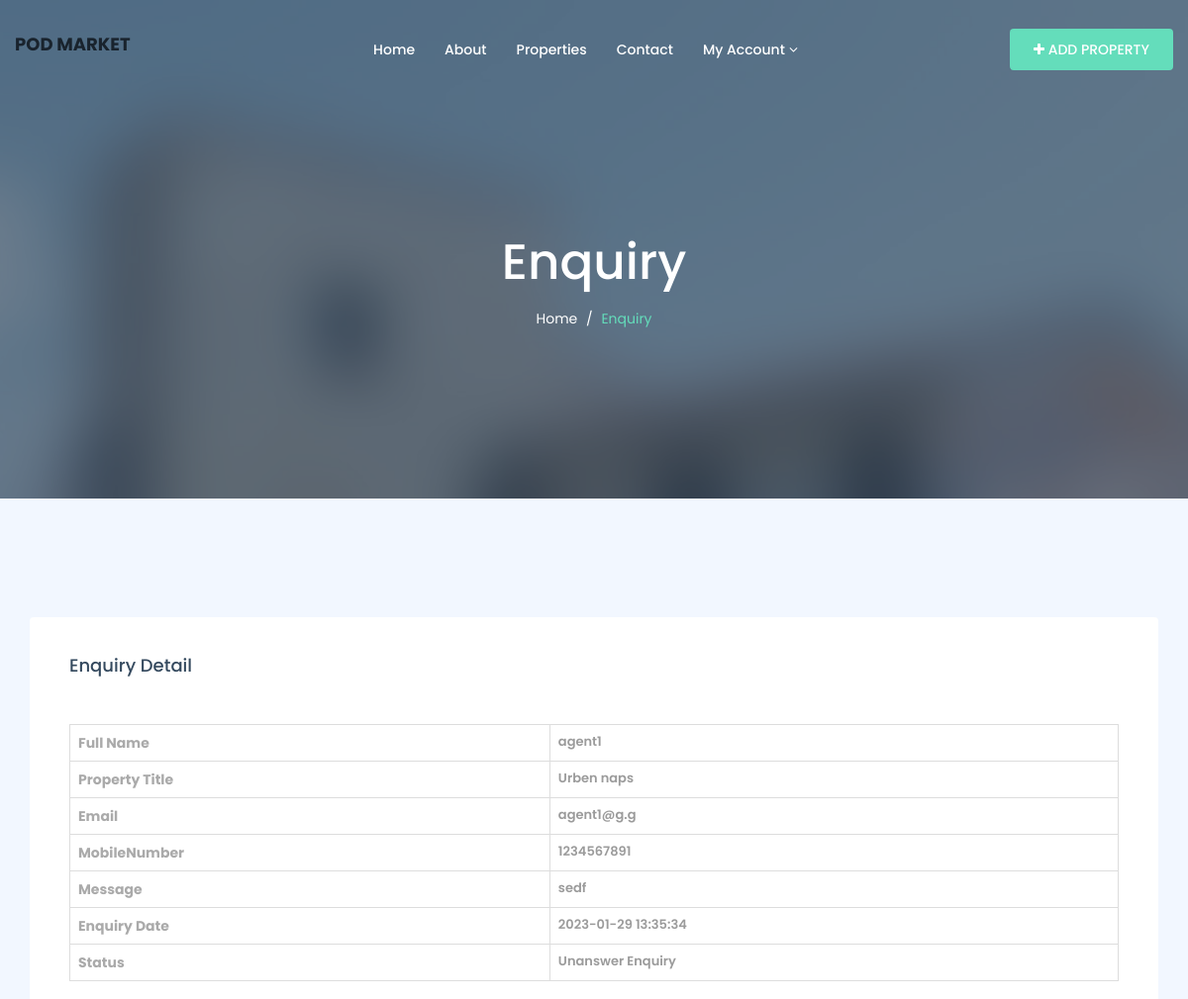
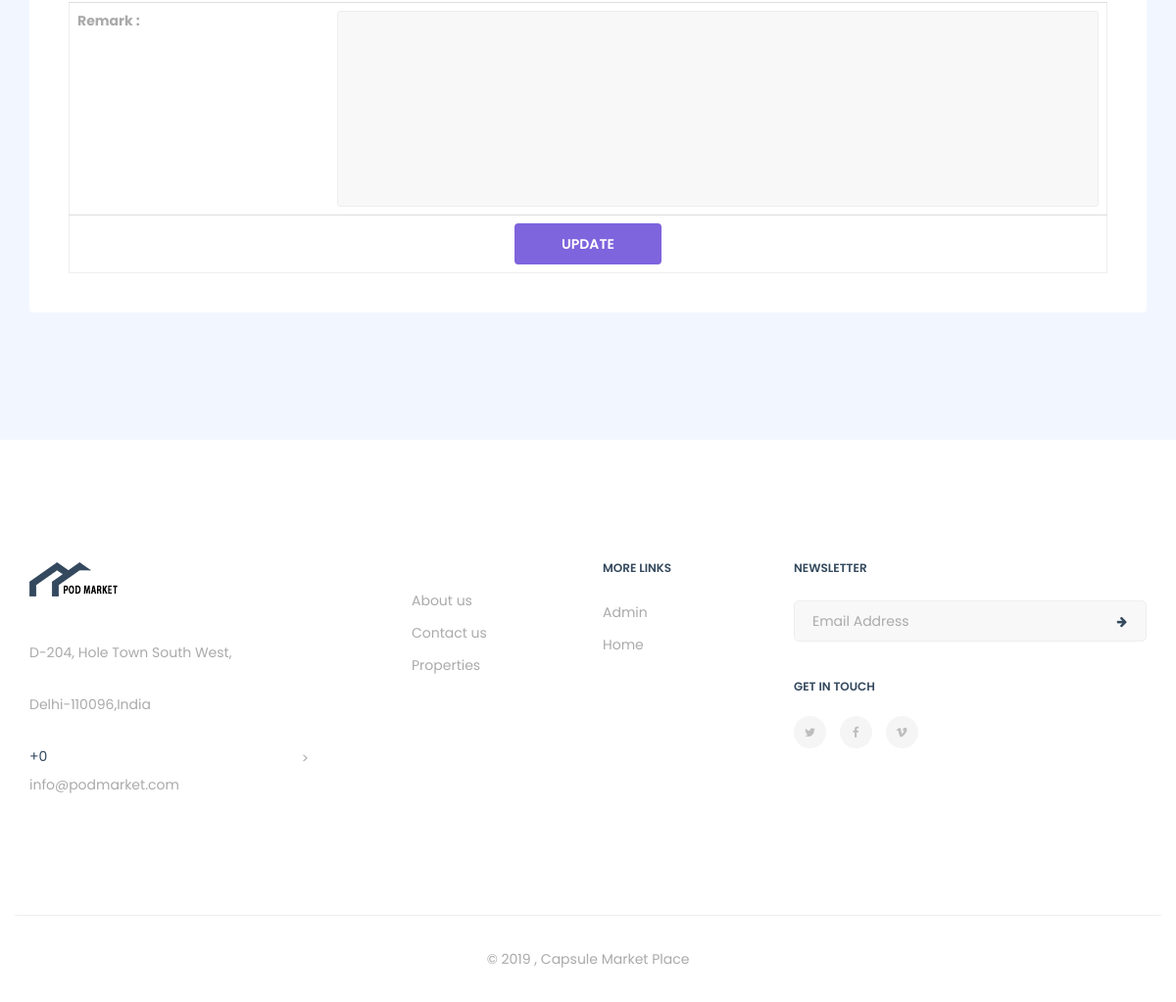
The page /view-enquiry-detail.php?viewid=6 (signed in) on the database its author committed (2 pictures, top to bottom).
### tables this page shows
CREATE TABLE `tblenquiry` (
  `ID` int(11) NOT NULL,
  `PropertyID` int(10) NOT NULL,
  `FullName` varchar(200) NOT NULL,
  `Email` varchar(200) NOT NULL,
  `MobileNumber` bigint(10) NOT NULL,
  `Message` mediumtext NOT NULL,
  `EnquiryNumber` varchar(200) NOT NULL,
  `EnquiryDate` timestamp NOT NULL DEFAULT current_timestamp(),
  `Status` varchar(10) DEFAULT NULL,
  `Remark` varchar(200) DEFAULT NULL,
  `RemarkDate` timestamp NULL DEFAULT NULL ON UPDATE current_timestamp()
);

CREATE TABLE `tblproperty` (
  `ID` int(10) NOT NULL,
  `UserID` char(20) DEFAULT NULL,
  `PropertyTitle` mediumtext DEFAULT NULL,
  `PropertDescription` mediumtext DEFAULT NULL,
  `Type` varchar(50) DEFAULT NULL,
  `Status` varchar(100) DEFAULT NULL,
  `Location` varchar(200) DEFAULT NULL,
  `Bedrooms` varchar(200) DEFAULT NULL,
  `Bathrooms` varchar(200) DEFAULT NULL,
  `Floors` varchar(200) DEFAULT NULL,
  `Garages` varchar(200) DEFAULT NULL,
  `Area` varchar(50) DEFAULT NULL,
  `Size` varchar(50) DEFAULT NULL,
  `RentorsalePrice` varchar(120) DEFAULT NULL,
  `BeforePricelabel` varchar(120) DEFAULT NULL,
  `AfterPricelabel` varchar(120) DEFAULT NULL,
  `PropertyID` varchar(120) DEFAULT NULL,
  `CenterCooling` int(4) DEFAULT NULL,
  `Balcony` int(4) DEFAULT NULL,
  `PetFriendly` int(4) DEFAULT NULL,
  `Barbeque` int(4) DEFAULT NULL,
  `FireAlarm` int(4) DEFAULT NULL,
  `ModernKitchen` int(4) DEFAULT NULL,
  `Storage` int(4) DEFAULT NULL,
  `Dryer` int(4) DEFAULT NULL,
  `Heating` int(4) DEFAULT NULL,
  `Pool` int(4) DEFAULT NULL,
  `Laundry` int(4) DEFAULT NULL,
  `Sauna` int(4) DEFAULT NULL,
  `Gym` int(4) DEFAULT NULL,
  `Elevator` int(4) DEFAULT NULL,
  `DishWasher` int(4) DEFAULT NULL,
  `EmergencyExit` int(4) DEFAULT NULL,
  `FeaturedImage` varchar(200) DEFAULT NULL,
  `GalleryImage1` varchar(200) DEFAULT NULL,
  `GalleryImage2` varchar(200) DEFAULT NULL,
  `GalleryImage3` varchar(200) DEFAULT NULL,
  `GalleryImage4` varchar(200) DEFAULT NULL,
  `GalleryImage5` varchar(200) DEFAULT NULL,
  `Address` varchar(200) DEFAULT NULL,
  `Country` varchar(200) DEFAULT NULL,
  `City` varchar(220) DEFAULT NULL,
  `State` varchar(200) DEFAULT NULL,
  `ZipCode` varchar(200) DEFAULT NULL,
  `Neighborhood` varchar(200) DEFAULT NULL,
  `ListingDate` timestamp NULL DEFAULT current_timestamp()
);

CREATE TABLE `tblpage` (
  `ID` int(10) NOT NULL,
  `PageType` varchar(120) DEFAULT NULL,
  `PageTitle` mediumtext DEFAULT NULL,
  `PageDescription` mediumtext DEFAULT NULL,
  `Email` varchar(120) DEFAULT NULL,
  `MobileNumber` bigint(10) DEFAULT NULL,
  `UpdationDate` timestamp NULL DEFAULT NULL ON UPDATE current_timestamp()
);

### view-enquiry-detail.php (the view, shortened to what this page needs)
<?php
if (strlen($_SESSION['remsuid']==0)) {
  header('location:logout.php');
  } else{
?>
 <!DOCTYPE html>
<html dir="ltr" lang="en-US">
<head>
    <link href="assets/css/external.css" rel="stylesheet">
    <link href="assets/css/bootstrap.min.css" rel="stylesheet">
    <link href="assets/css/style.css" rel="stylesheet">
</head>
<body>
    <div id="wrapper" class="wrapper clearfix">
        <?php include_once('includes/header.php');?>
        <section id="page-title" class="page-title bg-overlay bg-overlay-dark2">
            <div class="container">
                <div class="row">
                    <div class="col-xs-12 col-sm-12 col-md-6 col-md-offset-3">
                        <div class="title title-1 text-center">
                            <div class="title--content">
                                <div class="title--heading">
                                    <h1>Enquiry</h1>
                                </div>
                                <ol class="breadcrumb">
                                    <li><a href="index.php">Home</a></li>
                                    <li class="active">Enquiry</li>
                                </ol>
                            </div>
                        </div>
                    </div>
                </div>
            </div>
        </section>
        <section id="add-property" class="add-property">
            <div class="container">
                <div class="row">
                    <div class="col-xs-12 col-sm-12 col-md-12">
                 <?php
 $cid=$_GET['viewid'];
$ret=mysqli_query($con,"select tblproperty.PropertyTitle,tblenquiry.* from tblenquiry join tblproperty on tblproperty.ID=tblenquiry.PropertyID where tblenquiry.ID='$cid'");
while ($row=mysqli_fetch_array($ret)) {
?>        <div class="form-box">
                                <div class="row">
                                    <div class="col-xs-12 col-sm-12 col-md-12">
                                        <h4 class="form--title">Enquiry Detail</h4>
                                    </div>
                                    <div class="col-xs-12 col-sm-12 col-md-12">
                                       <table border="1" class="table table-bordered mg-b-0">
   <tr>
                                <th>Full Name</th>
                                   <td><?php  echo $row['FullName'];?></td>
                                   </tr>
                                   <tr>
                                <th>Property Title</th>
                                   <td><?php  echo $row['PropertyTitle'];?></td>
                                   </tr>
<tr>
                                <th>Email</th>
                                   <td><?php  echo $row['Email'];?></td>
                                   </tr>
                                <tr>
                                <th>MobileNumber</th>
                                   <td><?php  echo $row['MobileNumber'];?></td>
                                   </tr>
                                   <tr>
                                    <th>Message</th>
                                      <td><?php  echo $row['Message'];?></td>
                                  </tr>
                                      <tr>
                                       <th>Enquiry Date</th>
                                        <td><?php  echo $row['EnquiryDate'];?></td>
                                    </tr>
<tr>
    <tr>
    <th>Status</th>
    <td> <?php
if($row['Status']=="")
{
  echo "Unanswer Enquiry";
}
     ;?></td>
  </tr>
</table>
                                    </div>
                                </div>
               <table class="table mb-0">
<?php if(($row['Status']=="") and ($_SESSION['ut']=='1' || $_SESSION['ut']=="2")){ ?>
<form class="mb-0" method="post"  enctype="multipart/form-data" name="submit">
<tr>
    <th>Remark :</th>
    <td>
    <textarea name="remark" placeholder="" rows="12" cols="14" class="form-control" required="true"></textarea></td>
  </tr>
  <tr align="center">
    <td colspan="2"><button type="submit" name="submit" class="btn btn--primary"></i> Update</button></td>
  </tr>
  </form>
<?php } ?>
</table>
<?php } ?>
                    </div>
                </div>
            </div>
        </section>
                    </div>
        <?php include_once('includes/footer.php');?>
</body>
</html>
 <?php } ?>

### includes/footer.php (shortened to what this page needs)
 <?php
include('includes/dbconnection.php');
?>
 <footer id="footer" class="footer footer-1 bg-white">
            <div class="footer-widget">
                <div class="container">
                    <div class="row">
                        <div class="col-xs-12 col-sm-6 col-md-3 widget--about">
                            <div class="widget--content">
                                <?php
$ret=mysqli_query($con,"select * from tblpage where PageType='contactus'");
while ($row=mysqli_fetch_array($ret)) {
?>
                                <div class="footer--logo">
                                    <img src="assets/images/logo/logo-dark3.png" alt="logo">
                                </div>
                                <p><?php  echo $row['PageDescription'];?></p>
                                <div class="footer--contact">
                                    <ul class="list-unstyled mb-0">
                                        <li>+<?php  echo $row['MobileNumber'];?></li>
                                        <li> <p><?php  echo $row['Email'];?></p></li>
                                    </ul>
                                </div>
                            </div>
                            <?php } ?>
                        </div>
                        <div class="col-xs-12 col-sm-3 col-md-2 col-md-offset-1 widget--links">
                            <div class="widget--content">
                                <ul class="list-unstyled mb-0">
                                    <li><a href="about.php">About us</a></li>
                                    <li><a href="contact.php">Contact us</a></li>
                                   <li><a href="properties-grid.php">Properties</a></li>
                                </ul>
                            </div>
                        </div>
                        <div class="col-xs-12 col-sm-3 col-md-2 widget--links">
                            <div class="widget--title">
                                <h5>More Links</h5>
                            </div>
                            <div class="widget--content">
                                <ul class="list-unstyled mb-0">
                                    <li><a href="admin/login.php">Admin</a></li>
                                    <li><a href="index.php">Home</a></li>
                                </ul>
                            </div>
                        </div>
                      <div class="col-xs-12 col-sm-12 col-md-4 widget--newsletter">
                            <div class="widget--title">
                                <h5>newsletter</h5>
                            </div>
                            <div class="widget--content">
                                <form class="newsletter--form mb-40">
                                    <input type="email" class="form-control" id="newsletter-email" placeholder="Email Address">
                                    <button type="submit"><i class="fa fa-arrow-right"></i></button>
                                </form>
                                <h6>Get In Touch</h6>
                                <div class="social-icons">
                                    <a href="#"><i class="fa fa-twitter"></i></a>
                                    <a href="#"><i class="fa fa-facebook"></i></a>
                                    <a href="#"><i class="fa fa-vimeo"></i></a>
                                </div>
                            </div>
                        </div>>
                    </div>
                </div>
            </div>
            <div class="footer--copyright text-center">
                <div class="container">
                    <div class="row footer--bar">
                        <div class="col-xs-12 col-sm-12 col-md-12">
                            <span>© 2019 ,  Capsule Market Place</span>
                        </div>
                    </div>
                </div>
            </div>
        </footer>

### rows shown on the page
tblenquiry: FullName "agent1", PropertyID.PropertyTitle "Urben naps", Email "agent1@g.g", MobileNumber "1234567891", Message "sedf", EnquiryDate "2023-01-29 13:35:34", shows "Unanswer Enquiry"
tblpage: PageDescription "D-204, Hole Town South West, Delhi-110096,India", MobileNumber "0", Email "info@podmarket.com"
